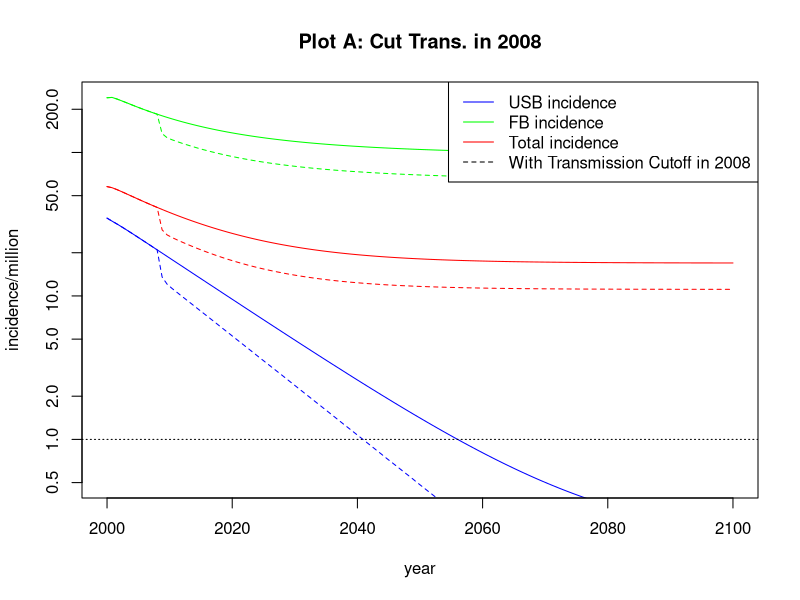
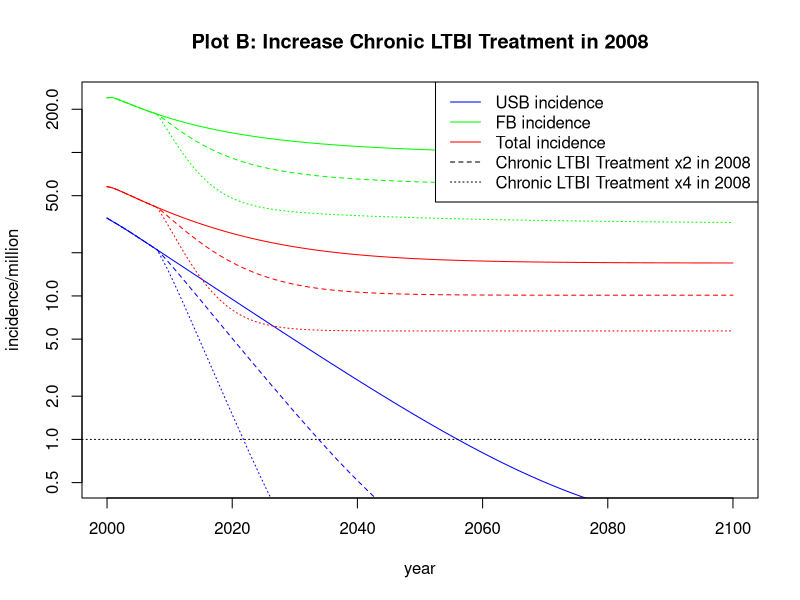
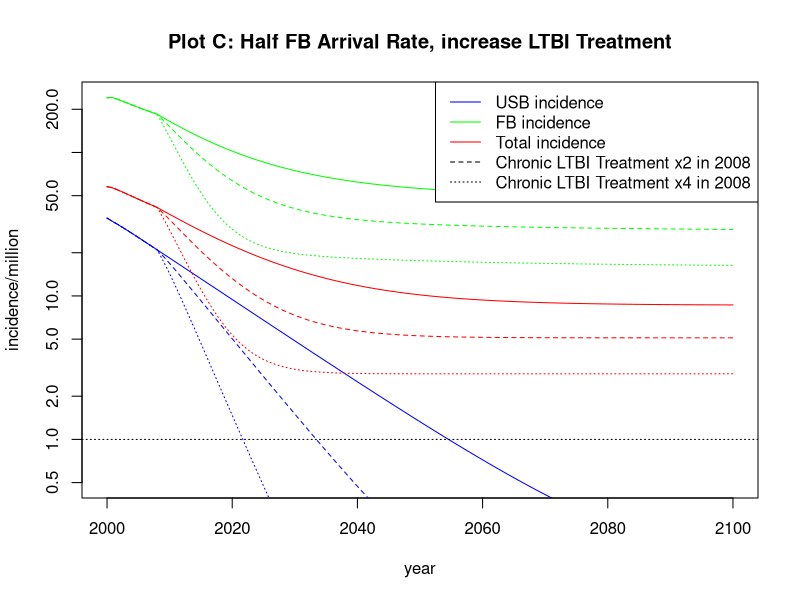
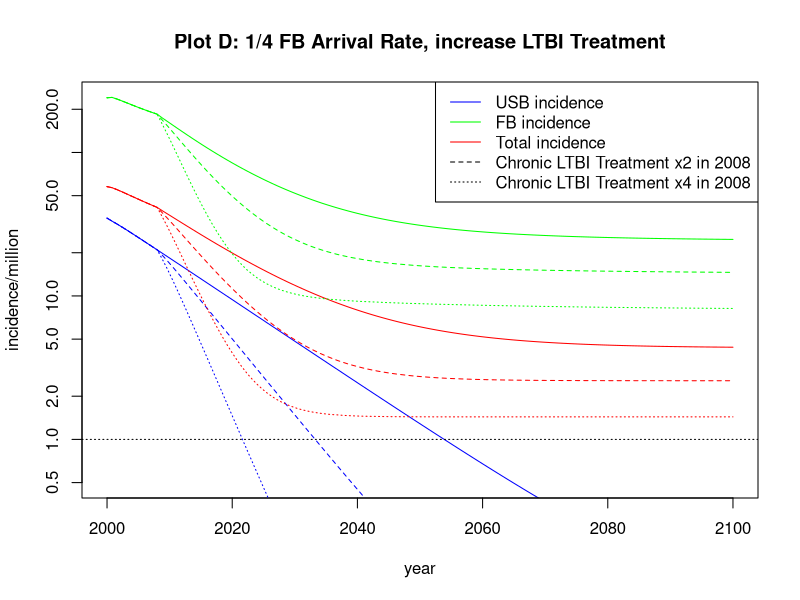

R code for these plots, in order:
library(deSolve)        # for lsoda routine

# Global parameters
deltaT <- .8      #The length of each time step (years).
finalYr <- 100          #In years
totT <- finalYr/deltaT  #Time steps
cutoffYr <- 8/deltaT

#Model parameters
parms <- c(
mu0 = 1/78,       #Natural mortality rate USB per year
mu1 = 1/53,       #Natural mortality rate FB per year
ro = 0.018,       #USB birth rate per year
alpha = 0.005,    #FB arrival rate per year
p = 0.103,        #Fraction of new infections which are acute (fast progressors)
vF = 1.5,         #Progression rate of acute infection per year
l0 = 0.015,       #Prevalence of LTBI in the USB population in 2000
l1 = 0.211,       #Prevalence of LTBI in the FB population in 2000: 
r0 = 0.667,       #Fraction of cases due to reactivation in the USB population
r1 = 0.780,       #Fraction of cases due to reactivation in the FB population
vL0 = 0.0014,     #Progression rate for reactivation (chronic LTBI) in the USB population per year
vL1 = 0.0010,     #Progression rate for reactivation (chronic LTBI) in the FB population per year
q = 0.708,        #Fraction of infections progressing to infectious disease
mud = 0.115,      #Mortality rate due to TB per year
x = 0.111,        #Fraction of re-infected chronic LTBI moving to acute infection
f = 0.187,        #Fraction of FB arrivals with LTBI
ARI0 = 0.030/100, #Annual risk of infection for USB in 2000
beta = 10.39,     #Effective contact rate per year
e0 = 0.965,       #Fraction of preferred contacts with own population for USB
e1 = 0.985,       #Fraction of preferred contacts with own population for FB
g = 0.0047,       #Fraction of FB arrivals with LTBI who are fast progressors
                  #Cumulative fraction self-cure and treatment of active disease for both populations: 0.897
phi0 = 1.114,     #Cumulative fraction self-cure and treatment of active disease for both populations pre year RATES (USB)
phi1 = 1.167,     #Cumulative fraction self-cure and treatment of active disease for both populations pre year RATES (FB)
                  #Cumulative fraction of treatment for acute infection for both populations: 0.461
sigmaF0 = 1.296,  #Cumulative fraction of treatment for acute infection for both populations per year RATES (USB)
sigmaF1 = 1.301,  #Cumulative fraction of treatment for acute infection for both populations per year RATES (FB)
sigmaL = 0.057,   #Treatment rate for chronic LTBI per year

transmission = TRUE             #does transmission occur?
)

#Initial Values
#Matrix of compartment values
S0 <- S1 <- F0 <- F1 <- L0 <- L1 <- I0 <- I1 <- J0 <- J1 <- N0 <- N1 <- rep(0,totT)
P <- data.frame(S0,F0,L0,I0,J0,S1,F1,L1,I1,J1,N0,N1)
  
#2010 New Cases in Population i (millions)
#source: http://www.cdc.gov/mmwr/preview/mmwrhtml/mm5105a3.htm
newCases0 <- .008714  #US-born
newCases1 <- .007554  #Foreign-born

# parameter variable names made accessible via "with" function
P <- with(as.list(parms), {
#Total Population
P$N0[1] <- 250
P$N1[1] <- 31.4
#Acute (Fast) LTBI, new cases
P$F0[1] <- (1-r0)*(newCases0)/vF
P$F1[1] <- (1-r1)*(newCases1)/vF
#Chronic (Long) LTBI
P$L0[1] <- r0*(newCases0)/vL0
P$L1[1] <- r1*(newCases1)/vL1
#Infectious TB
P$I0[1] <- q*newCases0/(mu0 + mud + phi0)
P$I1[1] <- q*newCases1/(mu1 + mud + phi1)
#Non-Infectious TB
P$J0[1] <- (1-q)*newCases0/(mu0 + mud + phi0)
P$J1[1] <- (1-q)*newCases1/(mu1 + mud + phi1)
#Susceptible
P$S0[1] <- P$N0[1] - P$F0[1] - P$L0[1] - P$I0[1] - P$J0[1]
P$S1[1] <- P$N1[1] - P$F1[1] - P$L1[1] - P$I1[1] - P$J1[1]
return(P)
})

Pdot <- function(t, v, parms){
with(as.list(c(parms, v)), {
    # helper parameters
    c01 <- (1-e0)*((1-e1)*N1)/((1-e0)*N0 + (1-e1)*N1)
    c00 <- 1 - c01
    c10 <- (1-e1)*((1-e0)*N0)/((1-e0)*N0 + (1-e1)*N1)
    c11 <- 1 - c10
    if (transmission) {
        lambda0 <- beta*(c00*(I0/N0) + c01*(I1/N1))
        lambda1 <- beta*(c10*(I0/N0) + c11*(I1/N1))
    } else {
        lambda0 <- lambda1 <- 0
    }
    #Differential Equations
    dS0 <- ro*(N0+N1) + sigmaF0*F0 + sigmaL*L0 + phi0*(I0+J0) - lambda0*S0 - mu0*S0
    dF0 <- p*lambda0*S0 + x*p*lambda0*L0 - (mu0 + vF + sigmaF0)*F0
    dL0 <- (1-p)*lambda0*S0 - x*p*lambda0*L0 - (mu0 + vL0 + sigmaL)*L0
    dI0 <- q*(vF*F0 + vL0*L0) - (mu0 + mud + phi0)*I0
    dJ0 <- (1-q)*(vF*F0+vL0*L0) - (mu0 + mud + phi0)*J0
    dS1 <- (1-f)*alpha*(N0+N1) + sigmaF1*F1 + sigmaL*L1 + phi1*(I1 + J1) - lambda1*S1 - mu1*S1
    dF1 <- g*p*f*alpha*(N0+N1) + p*lambda1*S1 + x*p*lambda1*L1 - (mu1 + vF + sigmaF1)*F1
    dL1 <- (1-g*p)*f*alpha*(N0+N1) + (1-p)*lambda1*S1 - x*p*lambda1*L1 - (mu1 + vL1 +sigmaL)*L1
    dI1 <- q*(vF*F1 + vL1*L1) - (mu1 + mud + phi1)*I1
    dJ1 <- (1-q)*(vF*F1 + vL1*L1) - (mu1 + mud + phi1)*J1
    dN0 <- (ro - mu0)*N0 + ro*N1 - mud*(I0 + J0)
    dN1 <- alpha*N0 + (alpha - mu1)*N1 - mud*(I1 + J1)
  
    return ( list(c(dS0, dF0, dL0, dI0, dJ0, dS1, dF1, dL1, dI1, dJ1, dN0, dN1)) )
    })
}

hill <- function(sigmaL, f, transmission=TRUE, initial=cutoffYr+1, final=totT+1, dataSet=P) {
    # set values in parms according to function parameters
    parms[c('sigmaL', 'f', 'transmission')] <- c(sigmaL, f, transmission)
    # recursive=TRUE collapses dataframe to labeled vector
    initv <- c(dataSet[initial,], recursive=TRUE)
    # times = data points to be calculated
    times <- initial:final*deltaT

    # compute master results
    mres <- lsoda(initv, times, Pdot, parms)
    # mres[,-1] = mres without 1st column
    dataSet[initial:final,] <- c(mres[,-1])
    return(dataSet)
}

generateIncidence <- function(mres) {
    with(as.list(parms), {
        IN0 <- 1e6 * (vF*mres$F0 + vL0*mres$L0)/mres$N0
        IN1 <- 1e6 * (vF*mres$F1 + vL1*mres$L1)/mres$N1
        INall <- 1e6 * (vF*(mres$F0 + mres$F1) + vL0*mres$L0 + vL1*mres$L1)/(mres$N0 + mres$N1)
        return(data.frame(IN0, IN1, INall))
    })
}

sigmaLBase <- 0.057
fBase <- 0.187
yrs <- seq(2000, 2000+finalYr, deltaT)

P<-hill(sigmaLBase,fBase,T,1,totT+1)
baseInc <- generateIncidence(P)
#plot incidence data
#  xlab, ylab  --> labels for x-, y-axes
#  log='y'     --> use logarithmic scale
#  ylim=yrange --> ensure we show all data
#  type='l'    --> draw line connecting data points
#col='blue'  --> color of graph
#lines() plots data in the same window as the first plot() command

#Plot A: Where Transmission is cut after 2008
noTrans <-hill(sigmaLBase,fBase,F)
noTransInc <- generateIncidence(noTrans)

#When Calculating range, we presume that FB always has higher incidence rate
yrange <- range(c(0.5,baseInc$IN1,noTransInc$IN1))
dev.new()
plot(yrs, baseInc$IN0, main='Plot A: Cut Trans. in 2008', xlab='year', ylab='incidence/million', log = 'y', ylim=yrange, type='l', col='blue')
lines(yrs, baseInc$INall, type='l', col='red')
lines(yrs, baseInc$IN1, type='l', col='green')
lines(yrs, noTransInc$IN0, type='l', col='blue', lty=2)
lines(yrs, noTransInc$INall, type='l', col='red', lty=2)
lines(yrs, noTransInc$IN1, type='l', col='green', lty=2)
abline(h = 1, lty = 'dotted')
legend('topright', legend=c('USB incidence', 'FB incidence', 'Total incidence', 'With Transmission Cutoff in 2008'), col=c('blue', 'green', 'red', 'black'), lty=c(1,1,1,2))

#Plot B: Where LTBI treatment x2 or x4
doubled <-hill(sigmaLBase*2,fBase,T)
doubledInc <- generateIncidence(doubled)
quad <- hill(sigmaLBase*4,fBase,T)
quadInc <- generateIncidence(quad)

#When Calculating range, we presume that FB always has higher incidence rate after 2008
yrange <- range(c(0.5,baseInc$IN1,quadInc$IN1,doubledInc$IN1))
dev.new()
plot(yrs, baseInc$IN0, main='Plot B: Increase Chronic LTBI Treatment in 2008', xlab='year', ylab='incidence/million', log = 'y', ylim=yrange, type='l', col='blue')
lines(yrs, baseInc$INall, type='l', col='red')
lines(yrs, baseInc$IN1, type='l', col='green')
lines(yrs, doubledInc$IN0, type='l', col='blue', lty=2)
lines(yrs, doubledInc$INall, type='l', col='red', lty=2)
lines(yrs, doubledInc$IN1, type='l', col='green', lty=2)
lines(yrs, quadInc$IN0, type='l', col='blue', lty=3)
lines(yrs, quadInc$INall, type='l', col='red', lty=3)
lines(yrs, quadInc$IN1, type='l', col='green', lty=3)
abline(h = 1, lty = 'dotted')
legend('topright', legend=c('USB incidence', 'FB incidence', 'Total incidence', 'Chronic LTBI Treatment x2 in 2008', 'Chronic LTBI Treatment x4 in 2008'), col=c('blue', 'green', 'red', 'black', 'black'), lty=c(1,1,1,2,3))

#Plot C: Where FB arrivals cut in half, also LTBI treatment x2 or x4 after 2008
halfFB <- hill(sigmaLBase,fBase/2,T)
halfFBInc <- generateIncidence(halfFB)
halfFBdoubled <- hill(sigmaLBase*2,fBase/2,T)
halfFBdoubledInc <- generateIncidence(halfFBdoubled)
halfFBquad <- hill(sigmaLBase*4,fBase/2,T)
halfFBquadInc <- generateIncidence(halfFBquad)

#When Calculating range, we presume that FB always has higher incidence rate
yrange <- range(c(0.5,baseInc$IN1,quadInc$IN1,doubledInc$IN1))
dev.new()
plot(yrs, halfFBInc $IN0, main='Plot C: Half FB Arrival Rate, increase LTBI Treatment', xlab='year', ylab='incidence/million', log = 'y', ylim=yrange, type='l', col='blue')
lines(yrs, halfFBInc $INall, type='l', col='red')
lines(yrs, halfFBInc $IN1, type='l', col='green')
lines(yrs, halfFBdoubledInc $IN0, type='l', col='blue', lty=2)
lines(yrs, halfFBdoubledInc $INall, type='l', col='red', lty=2)
lines(yrs, halfFBdoubledInc $IN1, type='l', col='green', lty=2)
lines(yrs, halfFBquadInc $IN0, type='l', col='blue', lty=3)
lines(yrs, halfFBquadInc $INall, type='l', col='red', lty=3)
lines(yrs, halfFBquadInc $IN1, type='l', col='green', lty=3)
abline(h = 1, lty = 'dotted')
legend('topright', legend=c('USB incidence', 'FB incidence', 'Total incidence', 'Chronic LTBI Treatment x2 in 2008', 'Chronic LTBI Treatment x4 in 2008'), col=c('blue', 'green', 'red', 'black', 'black'), lty=c(1,1,1,2,3))

#Plot D: Where FB arrivals divided by 4, also LTBI treatment x2 or x4 after 2008
quarterFB <- hill(sigmaLBase,fBase/4,T)
quarterFBInc <- generateIncidence(quarterFB)
quarterFBdoubled <- hill(sigmaLBase*2,fBase/4,T)
quarterFBdoubledInc <- generateIncidence(quarterFBdoubled)
quarterFBquad <- hill(sigmaLBase*4,fBase/4,T)
quarterFBquadInc <- generateIncidence(quarterFBquad)

#When Calculating range, we presume that FB always has higher incidence rate
yrange <- range(c(0.5,baseInc$IN1,quadInc$IN1,doubledInc$IN1))
dev.new()
plot(yrs, quarterFBInc $IN0, main='Plot D: 1/4 FB Arrival Rate, increase LTBI Treatment', xlab='year', ylab='incidence/million', log = 'y', ylim=yrange, type='l', col='blue')
lines(yrs, quarterFBInc $INall, type='l', col='red')
lines(yrs, quarterFBInc $IN1, type='l', col='green')
lines(yrs, quarterFBdoubledInc $IN0, type='l', col='blue', lty=2)
lines(yrs, quarterFBdoubledInc $INall, type='l', col='red', lty=2)
lines(yrs, quarterFBdoubledInc $IN1, type='l', col='green', lty=2)
lines(yrs, quarterFBquadInc $IN0, type='l', col='blue', lty=3)
lines(yrs, quarterFBquadInc $INall, type='l', col='red', lty=3)
lines(yrs, quarterFBquadInc $IN1, type='l', col='green', lty=3)
abline(h = 1, lty = 'dotted')
legend('topright', legend=c('USB incidence', 'FB incidence', 'Total incidence', 'Chronic LTBI Treatment x2 in 2008', 'Chronic LTBI Treatment x4 in 2008'), col=c('blue', 'green', 'red', 'black', 'black'), lty=c(1,1,1,2,3))
